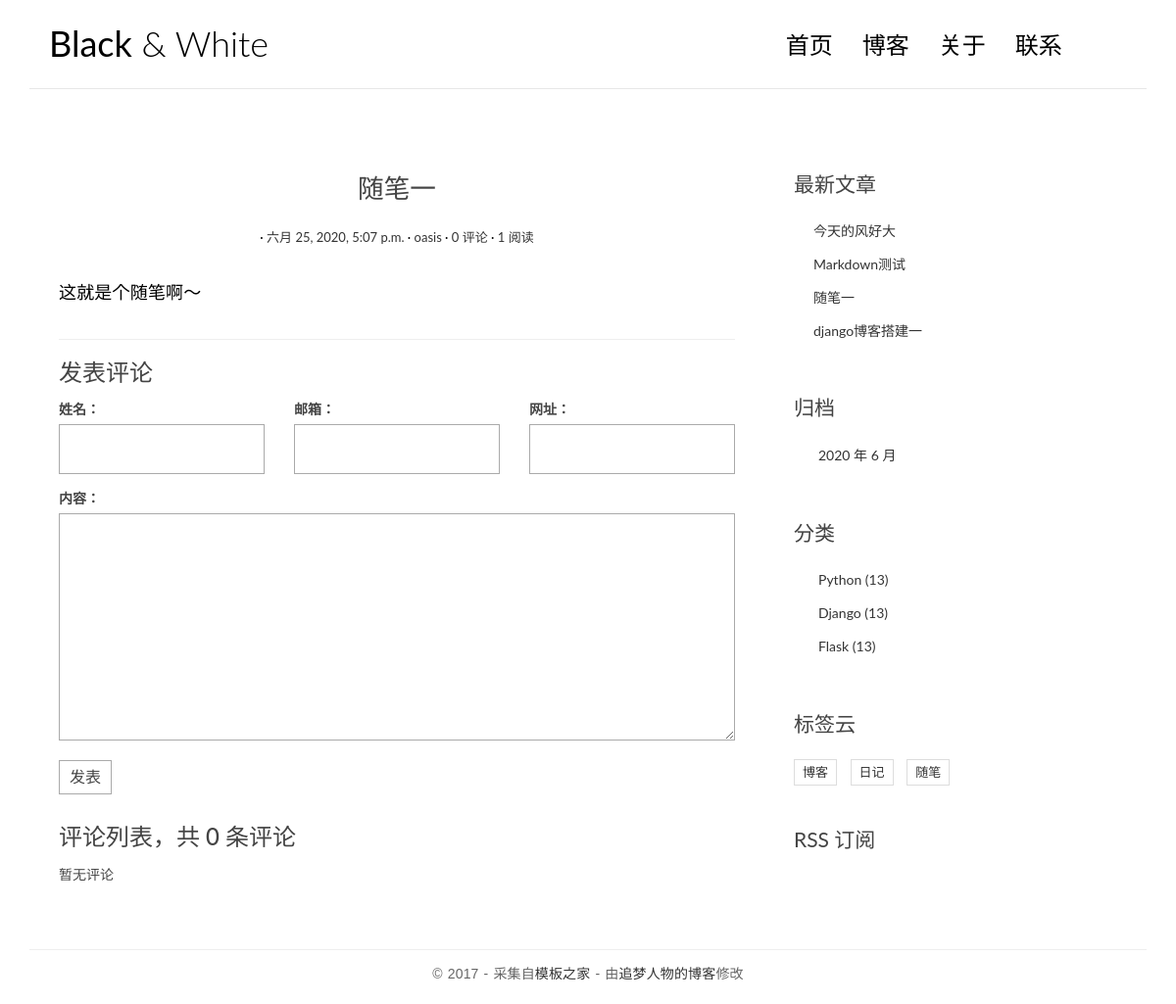
Page /2/ on the committed database.
### blog/models.py (models this page shows, shortened)
class Post(models.Model):
    title = models.CharField('标题', max_length=255)
    body = models.TextField('内容')
    excerpt = models.CharField('摘要', max_length=200, blank=True)
    category = models.ForeignKey(
        Category, verbose_name='分类', on_delete=models.CASCADE)
    tags = models.ManyToManyField(
        Tag, verbose_name='标签', blank=True)
    author = models.ForeignKey(
        User, verbose_name='作者', on_delete=models.CASCADE)
    created_time = models.DateTimeField('创建时间', default=timezone.now)
    modified_time = models.DateTimeField('最后修改时间')
    views = models.PositiveIntegerField('阅读量', default=0, editable=False)
    class Meta:
        verbose_name = '文章'
        verbose_name_plural = verbose_name
        ordering = ['-created_time']
    def save(self, *args, **kwargs):
        self.modified_time = timezone.now()
        md = markdown.Markdown(extensions=[
            'markdown.extensions.extra',
            'markdown.extensions.codehilite',
        ])
        self.excerpt = strip_tags(md.convert(self.body))[:50]
        super().save(*args, **kwargs)
    def get_absolute_url(self):
        return reverse('blog:detail', kwargs={'pk': self.pk})
    def increase_views(self):
        self.views += 1
        self.save(update_fields=['views'])

class Category(models.Model):
    category_name = models.CharField('分类', max_length=100)
    class Meta:
        verbose_name = '分类'
        verbose_name_plural = verbose_name

class Tag(models.Model):
    tag_name = models.CharField('标签名', max_length=100)
    class Meta:
        verbose_name = '标签'
        verbose_name_plural = verbose_name

### blog/views.py (the view)
# urls.py: path('<int:pk>/', PostDetailView.as_view(), name='detail'),
class PostDetailView(DetailView):
    model = Post
    template_name = 'blog/detail.html'
    context_object_name = 'post_detail'
    def get(self, request, *args, **kwargs):
        response = super(PostDetailView, self).get(request, *args, **kwargs)
        self.object.increase_views()
        return response
    def get_object(self, queryset=None):
        post = super().get_object(queryset=None)
        md = markdown.Markdown(extensions=[
            'markdown.extensions.extra',
            'markdown.extensions.codehilite',
            TocExtension(slugify=slugify),
        ])
        post.body = md.convert(post.body)
        m = re.search(
            r'<div class="toc">\s*<ul>(.*)</ul>\s*</div>', md.toc, re.S)
        post.toc = m.group(1) if m is not None else ''
        return post

### comments/forms.py
class CommentForm(forms.ModelForm):
    class Meta:
        model = Comment
        fields = ['name', 'email', 'url', 'text']

### blog/templatetags/blog_extras.py (called while the page is built)
@register.inclusion_tag('blog/inclusions/_recent_posts.html', takes_context=True)
def show_recent_posts(context, num=5):
    return {
        'recent_post_list': Post.objects.all()[:num],
    }

@register.inclusion_tag('blog/inclusions/_archives.html', takes_context=True)
def show_archives(context):
    return {
        'date_list': Post.objects.dates('created_time', 'month', order='DESC'),
    }

@register.inclusion_tag('blog/inclusions/_categories.html', takes_context=True)
def show_categories(context):
    return {
        'category_list': Category.objects.all(),
    }

@register.inclusion_tag('blog/inclusions/_tags.html', takes_context=True)
def show_tags(context):
    return {
        'tag_list': Tag.objects.all(),
    }

### comments/templatetags/comments_extras.py (called while the page is built)
@register.inclusion_tag('comments/inclusions/_form.html', takes_context=True)
def show_comment_form(context, post, form=None):
    if form is None:
        form = CommentForm()
    return {'form': form,
            'post': post}

@register.inclusion_tag('comments/inclusions/_list.html', takes_context=True)
def show_comments(context, post):
    comment_list = post.comment_set.all().order_by('-created_time')
    comment_count = comment_list.count()
    return {
        'comment_count': comment_count,
        'comment_list': comment_list
    }

### templates/blog/detail.html (shortened to what this page needs)
{% extends 'base.html' %}
{% load comments_extras %}
{% block main %}
<article class="post post-{{ post_detail.pk }}">
    <header class="entry-header">
        <h1 class="entry-title">{{ post_detail.title }}</h1>
        <div class="entry-meta">
            <span class="post-category"><a href="#">{{ post_detail.category.name }}</a></span>
            <span class="post-date"><a href="#"><time class="entry-date"
                        datetime="{{ post_detail.created_time }}">{{ post_detail.created_time }}</time></a></span>
            <span class="post-author"><a href="#">{{ post_detail.author }}</a></span>
            <span class="comments-link"><a href="#comment-area">{{ post_detail.comment_set.count }} 评论</a></span>
            <span class="views-count"><a href="#">{{ post_detail.views }} 阅读</a></span>
        </div>
    </header>
    <div class="entry-content clearfix">
        {{ post_detail.body|safe }}
    </div>
</article>
<section class="comment-area" id="comment-area">
    <hr>
    <h3>发表评论</h3>
    {% show_comment_form post_detail %}
    <div class="comment-list-panel">
      {% show_comments post_detail %}
    </div>
</section>
{% endblock %}

### templates/blog/inclusions/_recent_posts.html
<div class="widget widget-recent-posts">
  <h3 class="widget-title">最新文章</h3>
  <ul>
    {% for post in recent_post_list %}
      <li>
        <a href="{{ post.get_absolute_url }}">{{ post.title }}</a>
      </li>
    {% empty %}
      暂无文章！
    {% endfor %}
  </ul>
</div>

### templates/blog/inclusions/_categories.html
<div class="widget widget-category">
  <h3 class="widget-title">分类</h3>
  <ul>
    {% for category in category_list %}
      <li>
        <a href="{% url 'blog:category' category.pk %}">
          {{ category.category_name }} <span class="post-count">(13)</span>
        </a>
      </li>
    {% empty %}
      暂无分类！
    {% endfor %}
  </ul>
</div>

### templates/blog/inclusions/_tags.html
<div class="widget widget-tag-cloud">
  <h3 class="widget-title">标签云</h3>
  <ul>
    {% for tag in tag_list %}
      <li>
        <a href="{% url 'blog:tag' tag.pk %}">{{ tag.tag_name }}</a>
      </li>
    {% empty %}
      暂无标签！
    {% endfor %}
  </ul>
</div>

### blog/static/blog/css/custom.css (style rules this page uses)
* { outline: none; }
h1, h2, h3, h4, h5, h6 { margin-top: 0; }
a { color: #333; }
body { color: #444; font-family: 'Lato', sans-serif; }
p { font-family: 'Ubuntu', sans-serif; font-weight: 400; word-spacing: 1px; letter-spacing: 0.01em; }
.post { background: #fff; padding: 30px 30px 0; }
.entry-title { text-align: center; font-size: 1.9em; margin-bottom: 20px; line-height: 1.6; padding: 10px 20px 0; }
.entry-meta { text-align: center; color: #DDDDDD; font-size: 13px; margin-bottom: 30px; }
.entry-content { font-size: 18px; line-height: 1.9; font-weight: 300; color: #000; }
.post-category::after, .post-date::after, .post-author::after, .comments-link::after { content: ' ·'; color: #000; }
.widget { background: #fff; padding: 30px 0 0; }
.widget-title { font-size: 1.5em; margin-bottom: 20px; line-height: 1.6; padding: 10px 0 0; font-weight: 400; }
.widget-recent-posts ul { padding: 0; margin: 0; padding-left: 20px; }
.widget-recent-posts ul li { list-style-type: none; position: relative; line-height: 170%; margin-bottom: 10px; }
.widget-recent-posts ul li::before { content: '\f3d3'; font-family: "Ionicons"; position: absolute; left: -17px; top: 3px; font-size: 16px; color: #000; }
.widget-category ul { padding: 0; margin: 0; padding-left: 25px; }
.widget-category ul li { list-style-type: none; position: relative; line-height: 170%; margin-bottom: 10px; }
.widget-category ul li::before { content: '\f3fe'; font-family: "Ionicons"; position: absolute; left: -25px; top: 1px; font-size: 18px; color: #000; }
.widget-tag-cloud ul { padding: 0; margin: 0; margin-right: -10px; }
.widget-tag-cloud ul li { list-style-type: none; font-size: 13px; display: inline-block; margin-right: 10px; margin-bottom: 10px; padding: 3px 8px; border: 1px solid #ddd; }
.contact-form input, .comment-form input { border: 1px solid #aaa; margin-bottom: 15px; width: 100%; padding: 15px 15px; font-size: 16px; line-height: 100%; transition: 0.4s border-color linear; }
.contact-form textarea, .comment-form textarea { border: 1px solid #aaa; margin-bottom: 15px; width: 100%; padding: 15px 15px; font-size: 16px; line-height: 20px !important; min-height: 183px; transition: 0.4s border-color linear; }
.comment-area { padding: 0 30px 0; }
.comment-list-panel { margin-top: 30px; }

### rows in the picture
Post: title "随笔一", created_time "六月 25, 2020, 5:07 p.m.", author "oasis", comment_set.count "0", views "1", body "这就是个随笔啊～"
Post: title "今天的风好大"
Post: title "Markdown测试"
Post: title "django博客搭建一"
Category: category_name "Python"
Category: category_name "Django"
Category: category_name "Flask"
Tag: tag_name "博客"
Tag: tag_name "日记"
Tag: tag_name "随笔"

### other values in the picture
{{ comment_count }} "0"
{{ date.year }} "2020"
{{ date.month }} "6"
